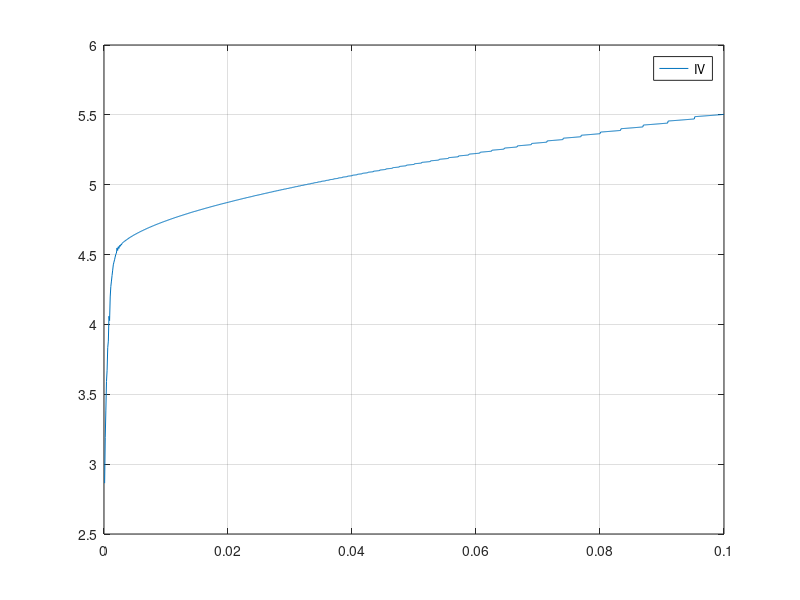

Write MATLAB code to recreate this figure.
function Lab3_2()
  left = 1;
  right = 3;
  k = 1;
  for h = 0.1:-0.0001:0.0001
    h
    X = left : h : right;
    Y = sin(X);
    Y_dev = cos(X);
    N = length(X);
    dev_max_I = -1;
    dev_max_I_ = -1;
    dev_max_II = -1;
    dev_max_II_ = -1;
    dev_max_IV(k) = -1;
    
    for i = 1:(N - 1)
      I(i) = (Y(i + 1) - Y(i)) / h;
      dev = abs(I(i) - Y_dev(i));
      if (dev_max_I < dev)
        dev_max_I = dev;
      endif
    endfor
    a_I(k) = log(dev_max_I) / log(h);
    C_I(k) = dev_max_I / h;
    for i = 2:(N)
      I_(i - 1) = (Y(i) - Y(i - 1)) / h;
      dev = abs(I_(i - 1) - Y_dev(i));
      if (dev_max_I_ < dev)
        dev_max_I_ = dev;
      endif
    endfor
    
    a_I_(k) = log(dev_max_I_) / log(h);
    C_I_(k) = dev_max_I_ / h;
  
    for i = 1:(N - 2)
      II(i) = (4 * Y(i + 1) - 3 * Y(i) - Y(i + 2)) / (2 * h);
      dev = abs(II(i) - Y_dev(i));
      if (dev_max_II < dev)
        dev_max_II = dev;
      endif
    endfor
    
    a_II(k) = log(dev_max_II) / log(h);
    C_II(k) = dev_max_II / (h * h);
    
    for i = 2:(N - 1)
      II_(i - 1) = (Y(i + 1) - Y(i - 1)) / (2 * h);
      dev = abs(II_(i - 1) - Y_dev(i));
      if (dev_max_II_ < dev)
        dev_max_II_ = dev;
      endif
    endfor
    
    a_II_(k) = log(dev_max_II_) / log(h);
    C_II_(k) = dev_max_II_ / (h * h);
    
    for i = 3:(N - 2)
      IV(i - 2) = (Y(i - 2) - 8 * Y(i - 1) + 8 * Y(i + 1) - Y(i + 2)) / (12 * h);
      dev = abs(IV(i - 2) - Y_dev(i));
      if (dev_max_IV(k) < dev)
        dev_max_IV(k) = dev;
      endif
    endfor
    
    a_IV(k) = log(dev_max_IV(k)) / log(h);
    
    num(k) = h;
    k = k + 1;
  endfor
  
  plot(num, a_I, "-");
  hold on;
  grid on;
  plot(num, a_II, "-");
  hold off;
  legend("I", "II");
  
  plot(num, a_I_, "-");
  hold on;
  grid on;
  plot(num, a_II_, "-");
  hold off;
  
  legend("I_", "II_");
  
  plot(num, C_I, "-");
  hold on;
  grid on;
  plot(num, C_I_, "-");
  hold off;
  legend("C_I", "C_I_");
  
  plot(num, C_II, "-");
  hold on;
  grid on;
  plot(num, C_II_, "-");
  hold off;
  legend("C_II", "C_II_");
  

  plot(num, a_IV, "-");
  grid on;
  legend("IV");
  dev_max_IV
  
endfunction